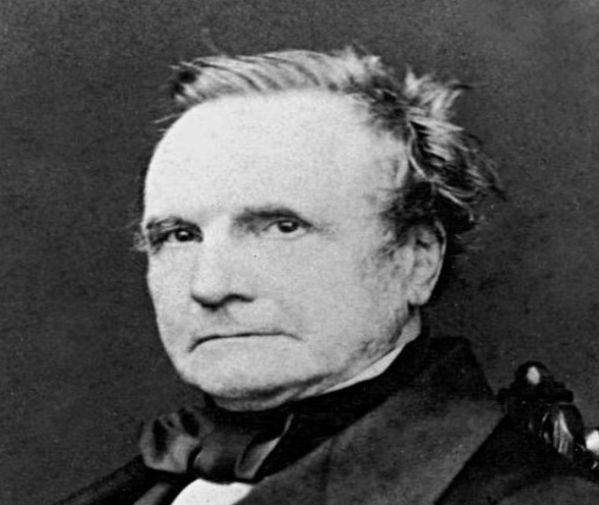
#> input picture Projelerle Yapay Zeka/Benzerlik_Algoritmaları/gorsel1.png, 599 x 505 px
$ python tanimoto_similarity.py
#> lines starting #> are read from the running program, lines starting #| are printed output that depends on the picture; after the words box and inside, x2 and y2 are one past the last pixel; in counts of white or black regions, pixels touching at a corner belong together; long printed decimals are rounded
#> call 2 of png_to_matrix, with file_path = 'gorsel2.png'
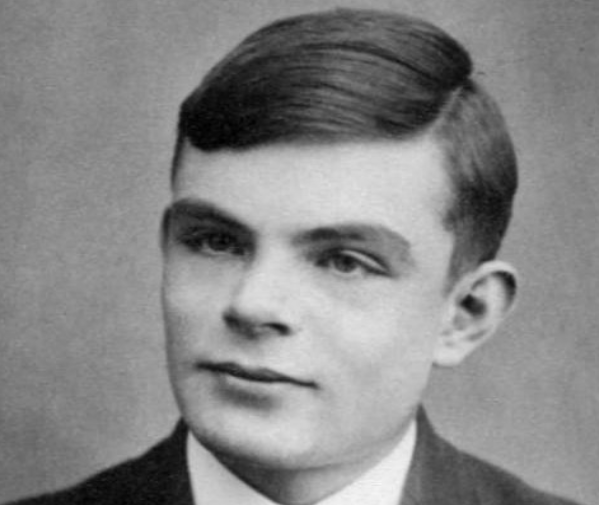
#> input picture Projelerle Yapay Zeka/Benzerlik_Algoritmaları/gorsel2.png, 599 x 505 px
from PIL import Image
import numpy as np

def jaccard_similarity(matrix1, matrix2):
    intersection = np.logical_and(matrix1, matrix2)
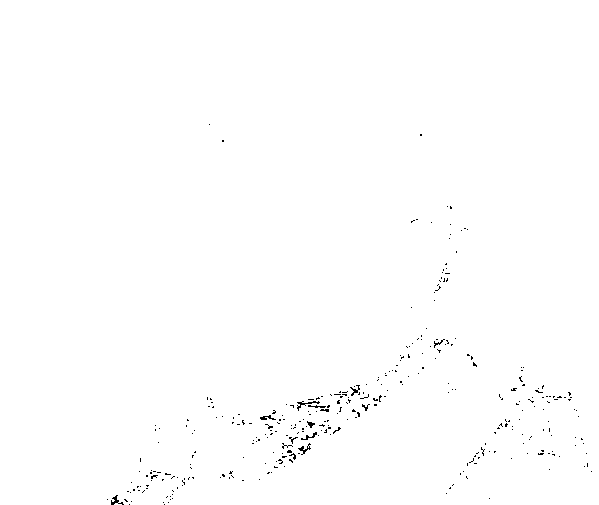
#> intersection: shape (505, 599) bool; 99.5% white; black in thin lines or dots, all inside (x1, y1, x2, y2) = (107, 124, 592, 505)
    union = np.logical_or(matrix1, matrix2)
#> union: shape (505, 599) bool; every value is 1
    return intersection.sum() / union.sum()

def png_to_matrix(file_path):
    img = Image.open(file_path).convert('L')
    img_arr = np.array(img)
    return img_arr

file1 = 'gorsel1.png'
file2 = 'gorsel2.png'


matrix1 = png_to_matrix(file1)
matrix2 = png_to_matrix(file2)

similarity = jaccard_similarity(matrix1, matrix2)
#> similarity = 0.995

print(f'Benzerlik orani: {similarity}')
#| Benzerlik orani: 0.9954
